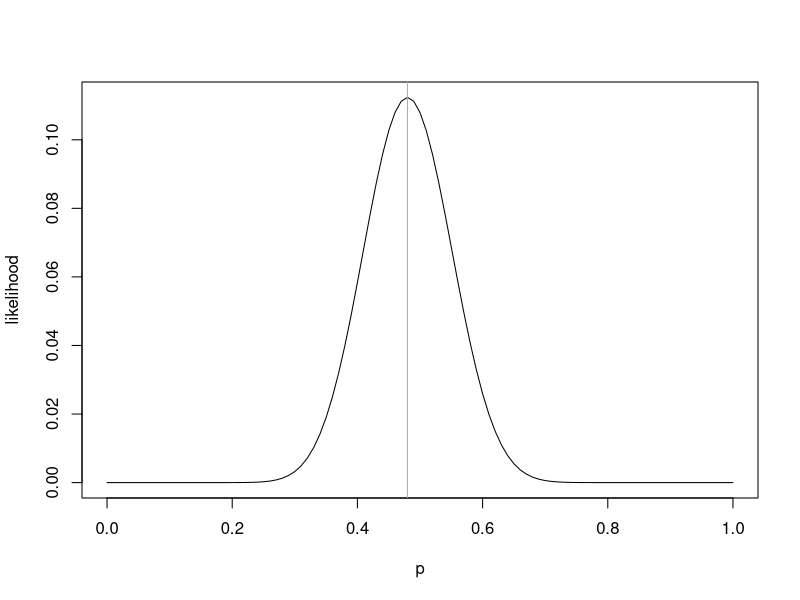
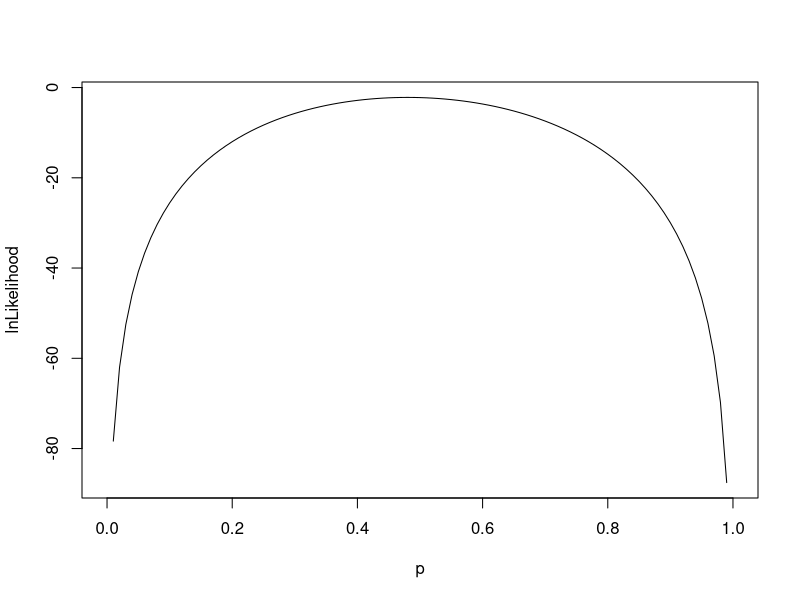
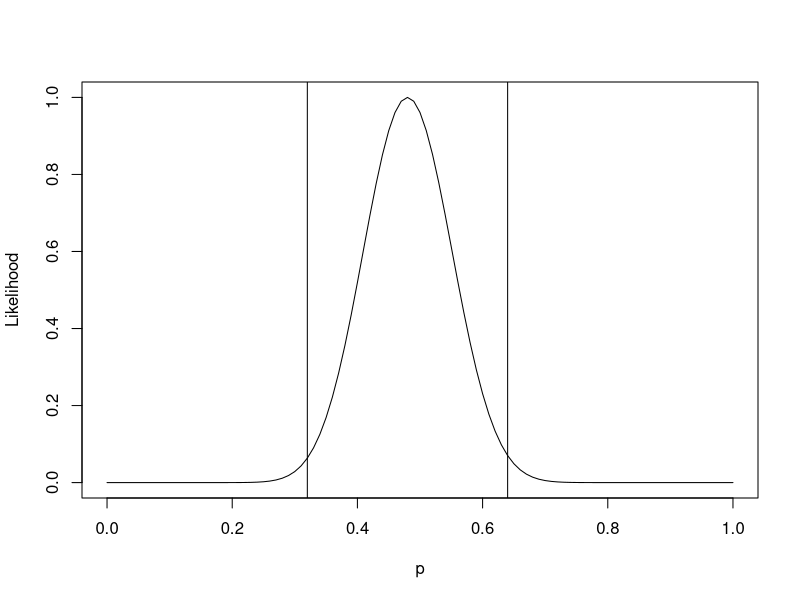

R code for these plots, in order:
## create a sequence of possible parameter values
p<-seq(from=0,to=1,by=0.01)
## calculate and plot P(y | p, n) = c * L(p | y, n)
lik<-dbinom(x=24,size=50,prob=p)
plot(p,lik,type='l',xlab="p",ylab="likelihood")

## add the analytical MLE for p = 0.48
abline(v=0.48,col="orange")

## you can approximate the MLE by calculating the likelihood on a dense grid, and finding the maximum value
p[order(lik)]
p[lik == max(lik)]

## now plot the log-likelihood surface and compare it to the above result
plot(p,log(lik),type='l',xlab="p",ylab="lnLikelihood")

## and now plot the relative likelihood
rlik<-lik / dbinom(x=24,size=50,prob=0.48)
plot(p,rlik,type='l',xlab="p",ylab="Likelihood")

## we can plot the (approximate) 5% likelihood region,\\

abline(v=p[min(which(rlik >= 0.05))])
abline(v=p[max(which(rlik >= 0.05))])
